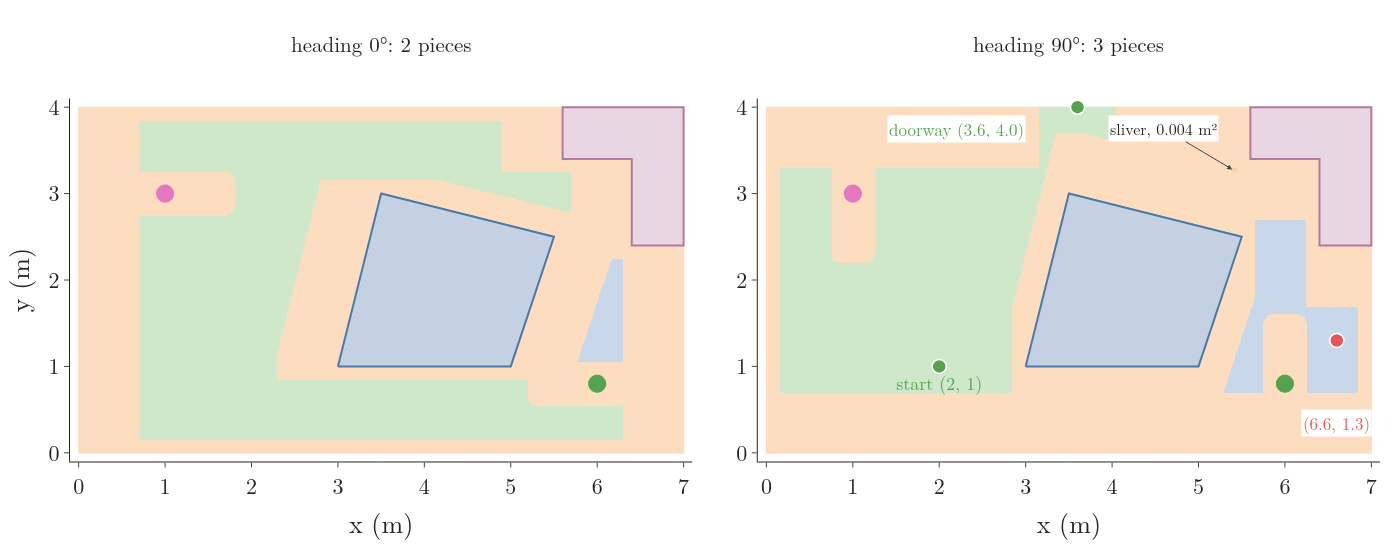

Write the Python code that produced this figure.
"""Figure: connected components of free space in two slices of C-space for the robot carrying the board. Each
coloured area is one piece of free centres: within a piece the centre can move anywhere without leaving free space,
between pieces it cannot. Heading 0: 2 pieces. Heading 90: 3 pieces (one a 0.004 m2 sliver); the start (2, 1) and the
doorway centre (3.6, 4.0) share the large piece, the point (6.6, 1.3) is in another. Run -> components.png"""
from pathlib import Path

import numpy as np
import plotly.graph_objects as go
from plotly.subplots import make_subplots
from scipy import ndimage

import cspace as c
import drawkit as k
from gifkit import GREEN, PURPLE, RED

here = Path(__file__).parent
h = 0.01
COLS = ["rgba(245,133,24,0.28)", "#CFE8C9", "#C9D7EA", "#F2D7A8", "#E6CFE0"]
fig = make_subplots(rows=1, cols=2, horizontal_spacing=0.05,
                    subplot_titles=["heading 0°: 2 pieces", "heading 90°: 3 pieces"])
for col, d in [(1, 0), (2, 90)]:
    xs, ys, F = c.free_grid(c.cobs_board(np.radians(d)), h=h)
    lab, n = ndimage.label(F)
    assert n == {0: 2, 90: 3}[d]
    sizes = np.bincount(lab.ravel())[1:]
    order = np.argsort(-sizes) + 1                            # colour pieces by size: largest first
    z = np.zeros_like(lab)
    for rank, piece in enumerate(order, 1):
        z[lab == piece] = rank
    scale = [[i / 4, COLS[i]] for i in range(5)]
    fig.add_trace(go.Heatmap(z=z, x=xs, y=ys, zmin=0, zmax=4, colorscale=[[v, col_] for v, col_ in
                  [(0, COLS[0]), (0.124, COLS[0]), (0.125, COLS[1]), (0.374, COLS[1]), (0.375, COLS[2]),
                   (0.624, COLS[2]), (0.625, COLS[3]), (0.874, COLS[3]), (0.875, COLS[4]), (1, COLS[4])]],
                  showscale=False, hoverinfo="skip"), row=1, col=col)
    k.room(fig, 1, col, walls=False)
    if d == 90:
        pick = lambda p: lab[int(round(p[1] / h)), int(round(p[0] / h))]
        assert pick(c.START[:2]) == pick(c.GOAL) != pick((6.6, 1.3))
        k.point(fig, *c.START[:2], GREEN, "start (2, 1)", "bottom center", row=1, col=col)
        k.point(fig, *c.GOAL, GREEN, None, row=1, col=col)
        fig.add_annotation(x=2.2, y=3.75, text="doorway (3.6, 4.0)", showarrow=False, font=dict(size=17, color=GREEN),
                           bgcolor="white", row=1, col=col)
        k.point(fig, 6.6, 1.3, RED, None, row=1, col=col)
        fig.add_annotation(x=6.6, y=0.35, text="(6.6, 1.3)", showarrow=False, font=dict(size=17, color=RED),
                           bgcolor="white", row=1, col=col)
        fig.add_annotation(x=5.39, y=3.28, ax=4.6, ay=3.75, xref="x2", yref="y2", axref="x2", ayref="y2",
                           text="sliver, 0.004 m²", font=dict(size=16), arrowhead=2, bgcolor="white")
    fig.update_xaxes(range=[-0.1, 7.1], dtick=1, title="x (m)", constrain="domain", row=1, col=col)
fig.update_yaxes(range=[-0.1, 4.1], dtick=1, title="y (m)", scaleanchor="x", constrain="domain", row=1, col=1)
fig.update_yaxes(range=[-0.1, 4.1], dtick=1, scaleanchor="x2", constrain="domain", row=1, col=2)
k.layout(fig, 1400, 560, margin=dict(l=70, r=20, t=60, b=60))
fig.update_annotations(font_size=21, selector=dict(text="heading 0°: 2 pieces"))
fig.update_annotations(font_size=21, selector=dict(text="heading 90°: 3 pieces"))
fig.write_image(here / "components.png")
